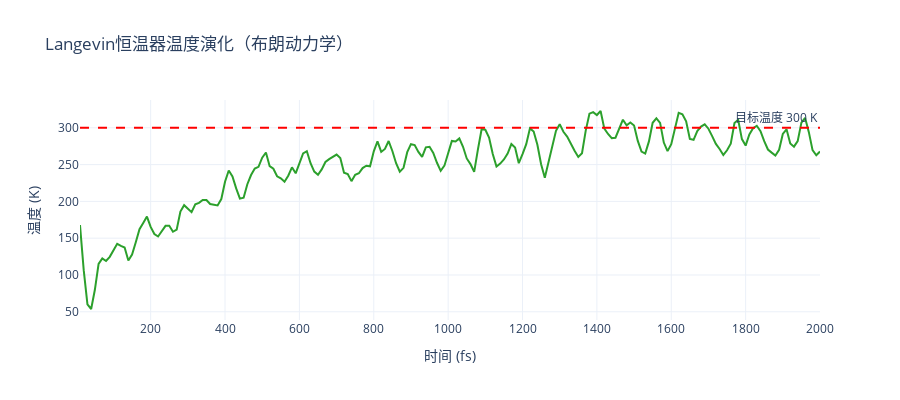
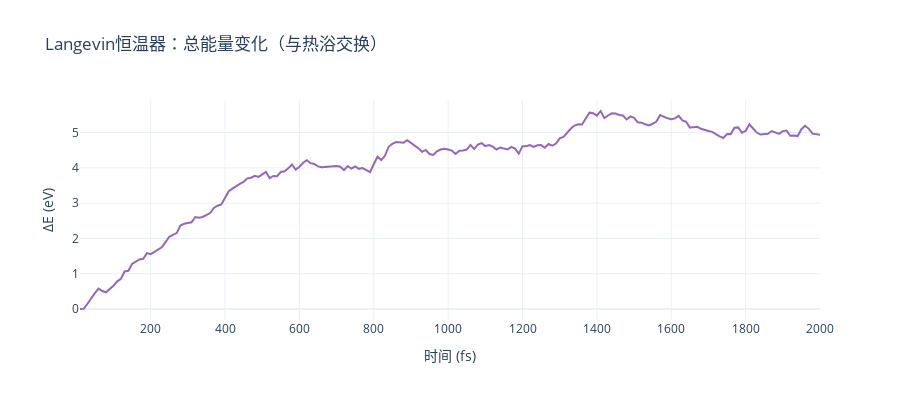

Notebook code cell kept with these figures, in order:
### Markdown cell above
## Langevin恒温器

Langevin恒温器基于布朗运动理论，通过摩擦力和随机力实现温度控制：

$$m\frac{d\mathbf{v}}{dt} = \mathbf{F} - \gamma m\mathbf{v} + \mathbf{R}(t)$$

其中：
- $\gamma$：摩擦系数
- $\mathbf{R}(t)$：随机力，满足涨落-耗散定理

### 涨落-耗散定理

随机力必须满足：
- $\langle \mathbf{R}(t) \rangle = 0$（零均值）
- $\langle \mathbf{R}(t)\mathbf{R}(t') \rangle = 2\gamma m k_B T \delta(t-t')$（白噪声）

这保证了系统达到正确的热平衡。

### 参数选择
- 弱耦合：$\gamma \approx 0.01 ps^{-1}$
- 中等耦合：$\gamma \approx 0.1-1.0 ps^{-1}$
- 强耦合：$\gamma > 10 ps^{-1}$（过阻尼极限）

实现类：{py:class}`~thermoelasticsim.md.schemes.LangevinNVTScheme`
创建函数：{py:func}`~thermoelasticsim.md.schemes.create_langevin_nvt_scheme`
理论背景：{doc}`/03_md_and_ensembles`

### Code cell
# Langevin恒温器演示
from thermoelasticsim.md.schemes import create_langevin_nvt_scheme

print("Langevin恒温器演示")
print("=" * 50)

# 准备系统
cell_lan = prepare_cell((3, 3, 3), T0=200.0, seed=12)
print(f"系统：{len(cell_lan.atoms)}个原子")

# 创建Langevin恒温器
# friction参数：摩擦系数，决定耦合强度
gamma = 2.0  # ps^-1，中等耦合
scheme_lan = create_langevin_nvt_scheme(target_temperature=300.0, friction=gamma)

print("\n参数设置：")
print(f"  摩擦系数γ：{gamma} ps^-1")
print(f"  弛豫时间τ：{1 / gamma:.2f} ps")
print("  耦合强度：中等")

# 运行模拟
t_lan, T_lan, Ek_lan, Ep_lan = run_thermostat(
    scheme_lan, cell_lan, dt, steps, sample_every
)

# 分析结果
T_lan_tail = T_lan[len(T_lan) // 2 :]
print(f"\n平衡后温度：{np.mean(T_lan_tail):.1f} ± {np.std(T_lan_tail):.1f} K")

# 计算总能量变化（不守恒是正常的）
Et_lan = Ek_lan + Ep_lan
dE_total = Et_lan[-1] - Et_lan[0]
print(f"\n总能量变化：{dE_total:.3f} eV")
print("\n说明：")
print("- Langevin方法中总能量不守恒（与热浴交换能量）")
print("- 摩擦力移除能量，随机力注入能量")
print("- 涨落-耗散定理保证达到正确的热平衡")

# 可视化Langevin恒温器温度演化
fig = go.Figure()
fig.add_trace(
    go.Scatter(
        x=t_lan,
        y=T_lan,
        mode="lines",
        name="Langevin",
        line=dict(color="#2ca02c", width=2),
    )
)
fig.add_hline(
    y=300, line_dash="dash", line_color="red", annotation_text="目标温度 300 K"
)
fig.update_layout(
    title="Langevin恒温器温度演化（布朗动力学）",
    xaxis_title="时间 (fs)",
    yaxis_title="温度 (K)",
    template="plotly_white",
    height=400,
)
pshow(fig)

# 绘制能量变化
fig2 = go.Figure()
Et_lan = Ek_lan + Ep_lan
fig2.add_trace(
    go.Scatter(
        x=t_lan,
        y=Et_lan - Et_lan[0],
        mode="lines",
        name="总能量变化",
        line=dict(color="#9467bd", width=2),
    )
)
fig2.update_layout(
    title="Langevin恒温器：总能量变化（与热浴交换）",
    xaxis_title="时间 (fs)",
    yaxis_title="ΔE (eV)",
    template="plotly_white",
    height=400,
)
pshow(fig2)

### Figure 1 — Plotly figure (JSON) as saved in the notebook; plotly's stock layout.template omitted (floating-point values rounded to 4 significant figures; data arrays with more than 128 entries replaced by an {"elided": "..."} marker saying what was removed)
{"data": [{"line": {"color": "#2ca02c", "width": 2}, "mode": "lines", "name": "Langevin", "type": "scatter", "x": {"elided": "200 float values"}, "y": {"elided": "200 float values"}}], "layout": {"annotations": [{"showarrow": false, "text": "目标温度 300 K", "x": 1, "xanchor": "right", "xref": "x domain", "y": 300, "yanchor": "bottom", "yref": "y"}], "height": 400, "shapes": [{"line": {"color": "red", "dash": "dash"}, "type": "line", "x0": 0, "x1": 1, "xref": "x domain", "y0": 300, "y1": 300, "yref": "y"}], "title": {"text": "Langevin恒温器温度演化（布朗动力学）"}, "xaxis": {"title": {"text": "时间 (fs)"}}, "yaxis": {"title": {"text": "温度 (K)"}}}}

### Figure 2 — Plotly figure (JSON) as saved in the notebook; plotly's stock layout.template omitted (floating-point values rounded to 4 significant figures; data arrays with more than 128 entries replaced by an {"elided": "..."} marker saying what was removed)
{"data": [{"line": {"color": "#9467bd", "width": 2}, "mode": "lines", "name": "总能量变化", "type": "scatter", "x": {"elided": "200 float values"}, "y": {"elided": "200 float values"}}], "layout": {"height": 400, "title": {"text": "Langevin恒温器：总能量变化（与热浴交换）"}, "xaxis": {"title": {"text": "时间 (fs)"}}, "yaxis": {"title": {"text": "ΔE (eV)"}}}}
